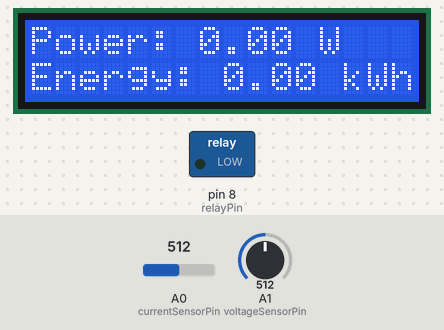
Simulated run of this sketch. Board: Arduino Uno, built with avr-gcc and run on an emulated ATmega328P. Parts: 16×2 character LCD, switched loads named in the sketch (green lamp = pin HIGH). The test bench sets the inputs (shaded band); at power-on: A0 (currentSensorPin) = 512, A1 (voltageSensorPin) = 512.

Above: at 3.2 s.
3.3 s: A0 (currentSensorPin) set to 716
At 4.8 s:
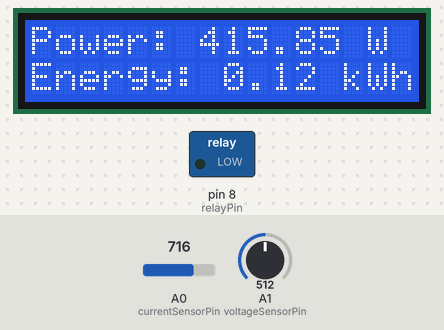
6.5 s: A1 (voltageSensorPin) set to 129
At 7.7 s:
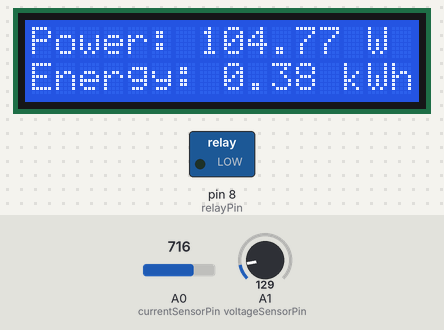
9.6 s: A1 (voltageSensorPin) set to 111
At 10.5 s:
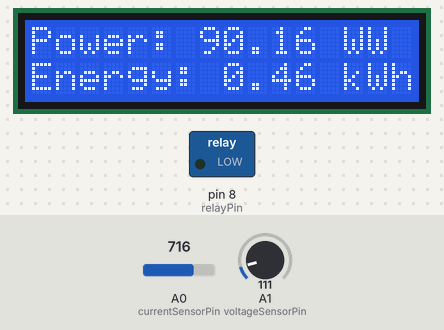
13.7 s: A1 (voltageSensorPin) set to 14
At 15.5 s:
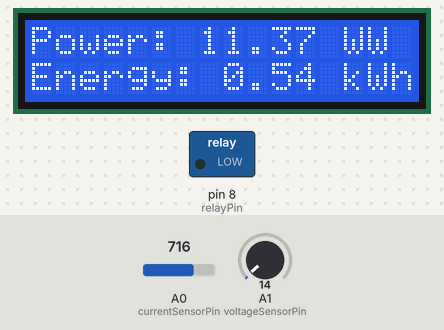
17.8 s: A1 (voltageSensorPin) set to 11
At 19.3 s:
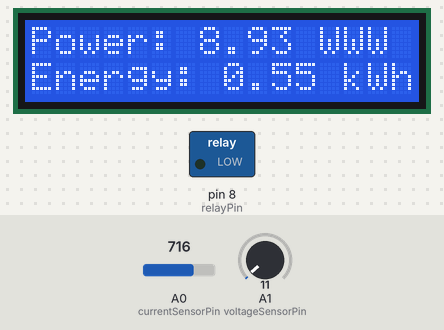
21.9 s: A0 (currentSensorPin) set to 751
At 23.1 s:
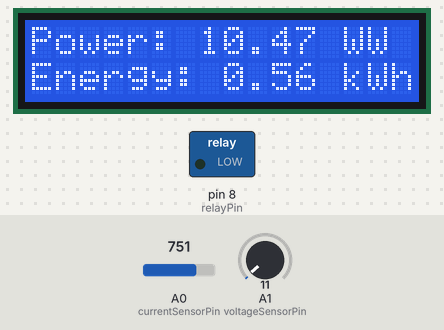
Timing chart, 0 to 24.9 s (numbered marks = the images above; inputs shaded):
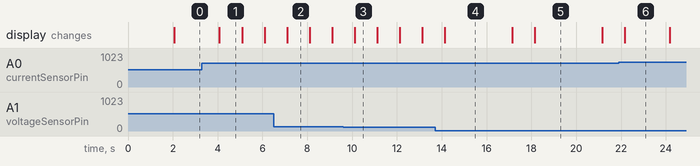

The sketch:

GSM_Energy_Meter_Billing.ino
```cpp
#include <SoftwareSerial.h>
#include <LiquidCrystal.h>

// Pin definitions
const int currentSensorPin = A0;
const int voltageSensorPin = A1;
const int relayPin = 8;
const int rs = 12, en = 11, d4 = 5, d5 = 4, d6 = 3, d7 = 2;

LiquidCrystal lcd(rs, en, d4, d5, d6, d7);
SoftwareSerial gsm(9, 10); // RX, TX

float energyConsumed = 0;
float voltage = 0;
float current = 0;
float power = 0;
float tariffRate = 0.1; // Example tariff rate per kWh

void setup() {
  pinMode(relayPin, OUTPUT);
  digitalWrite(relayPin, LOW);
  lcd.begin(16, 2);
  gsm.begin(9600);
  Serial.begin(9600);
  lcd.print("Energy Meter");
  delay(2000);
  lcd.clear();
}

void loop() {
  voltage = readVoltage();
  current = readCurrent();
  power = voltage * current;
  energyConsumed += (power / 3600); // Convert to kWh

  lcd.setCursor(0, 0);
  lcd.print("Power: ");
  lcd.print(power);
  lcd.print(" W");

  lcd.setCursor(0, 1);
  lcd.print("Energy: ");
  lcd.print(energyConsumed);
  lcd.print(" kWh");

  delay(1000);

  // Check if it's time to send an SMS
  if (shouldSendSMS()) {
    sendBillingInfo();
  }
}

float readVoltage() {
  int sensorValue = analogRead(voltageSensorPin);
  // Convert sensor value to voltage
  return sensorValue * (5.0 / 1023.0) * 11; // Assuming a voltage divider of 10:1
}

float readCurrent() {
  int sensorValue = analogRead(currentSensorPin);
  // Convert sensor value to current
  return (sensorValue - 512) * (5.0 / 1023.0) / 0.066; // For ACS712-30A
}

bool shouldSendSMS() {
  // Logic to determine if an SMS should be sent (e.g., at the end of the billing period)
  return false; // Placeholder
}

void sendBillingInfo() {
  float billAmount = energyConsumed * tariffRate;
  gsm.print("AT+CMGF=1\r");
  delay(100);
  gsm.print("AT+CMGS=\"+1234567890\"\r"); // Replace with actual phone number
  delay(100);
  gsm.print("Energy Consumed: ");
  gsm.print(energyConsumed);
  gsm.print(" kWh\nBill Amount: $");
  gsm.print(billAmount);
  gsm.write(26); // Ctrl+Z to send the SMS
  delay(1000);
}
```

Measured:
- the behaviour switches between 124 and 123 on A1 (voltageSensorPin) (found by bisection; images 2 and 3)
- the behaviour switches between 13 and 12 on A1 (voltageSensorPin) (found by bisection; images 4 and 5)
- the behaviour switches between 740 and 741 on A0 (currentSensorPin) (found by bisection; images 5 and 6)
- after the input at 3.3 s, the display: changes after 0.78 s (image 1)
- after the input at 9.6 s, the display: changes after 0.51 s (image 3)
- after the input at 17.8 s, the display: changes after 0.36 s (image 5)
- after the input at 21.9 s, the display: changes after 0.28 s (image 6)
